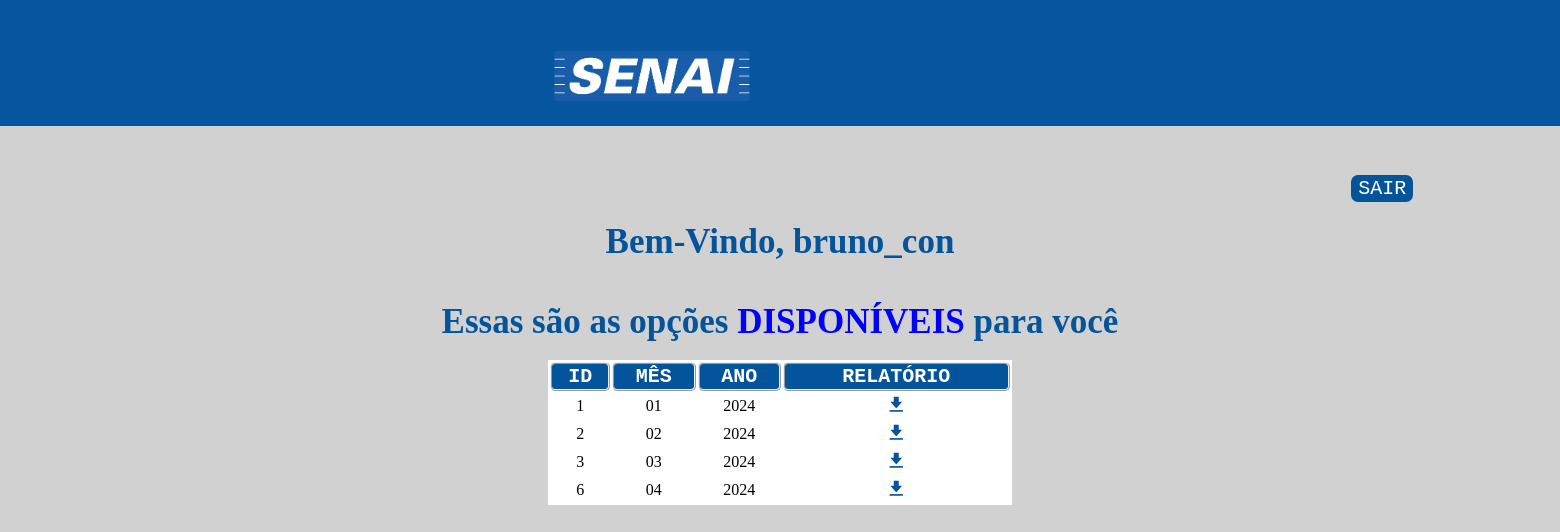
/sistema_escolar_senai/menu_empresa.php (signed in), run on the app's committed database.
### tables this page shows
CREATE TABLE `relatorios` (
  `id` int(11) NOT NULL,
  `mes` varchar(15) NOT NULL,
  `ano` int(11) NOT NULL,
  `local_arquivo` varchar(200) NOT NULL,
  `empresas_cnpj` varchar(25) NOT NULL
);

### sistema_escolar_senai/menu_empresa.php (the view, shortened to what this page needs)
<?php
    if(isset($_SESSION['login_empresa']) && $_SESSION['login_empresa'] === TRUE){
?>
        <!DOCTYPE html>
        <html lang="pt-br">
        <head>
            <link rel="stylesheet" href="Pasta_css/menu_empresa.css">
            <link href='https://unpkg.com/boxicons@2.1.4/css/boxicons.min.css' rel='stylesheet'>
        </head>
        <body>
            <div class="topo">
                <div class="tarja">
                    <img src="Imagens/tarja.jpg" alt="error" width="100%" height="150px">
                </div>
                <div class="logo">
                    <img src="Imagens/nav.jpg" alt="error" width="100%" height="200px">
                </div>
            </div>
            <div class="sair">
                    <a href="index.php" onclick="return confirm('Tem certeza que deseja SAIR?')">
                        <button>SAIR</button>
                    </a>
                </div>
            <div class="bv">
                <?php
                    require_once 'cookie.php';
                ?>
            </div>
            <br>
            <center>
                <table>
                    <thead>
                        <tr>
                        <th scope="col">ID</th>
                        <th scope="col">MÊS</th>
                        <th scope="col">ANO</th>
                        <th scope="col">RELATÓRIO</th>
                        </tr>
                    </thead>
                <?php
                    require_once 'connect.php';
                    $sql_query = "SELECT * FROM relatorios WHERE empresas_cnpj = '" . $_COOKIE['cnpj'] . "'";
                    if ($result = $conn ->query($sql_query)) {
                        while ($row = $result->fetch_assoc()) {
                            $id = $row['id'];
                            $mes = $row['mes'];
                            $ano = $row['ano'];
                            $local_arquivo = $row['local_arquivo']
                ?>
                    <tr class="trow">
                        <td><?php echo $id; ?></td>
                        <td><?php echo $mes; ?></td>
                        <td><?php echo $ano; ?></td>
                        <td class="baixar"><a href="<?php echo $local_arquivo; ?>" style="text-decoration: none; color: #04549c;" download><i class='bx bxs-download'></i></a></td>
                    </tr>
                    <?php
                            }
                        }
                    ?>
                </table>
            </center>
        </body>
        </html>
<?php
    }else{
        header("location:index.php");
}
?>

### sistema_escolar_senai/Pasta_css/menu_empresa.css (style rules this page uses)
body { background: rgb(209, 209, 209); }
.topo { display: flex; width: 55%; margin-top: -1%; }
.logo { margin-top: -2%; margin-left: -165%; margin-right: 0%; }
.tarja { margin-top: -2%; margin-left: -16.90%; margin-right: 0%; }
.sair button { background-color: #04549c; color: white; font-size: 20px; font-family:monospace; padding: 2px 1px 2px 1px; margin-left: 87%; margin-top: -1%; width: 4%; border-radius: 7px; outline: none; border: none; cursor: pointer; }
.bv { margin-top: 20px; text-align: center; color: #04549c; font-size: 35px; font-weight: 900; }
table { background-color: rgb(255, 255, 255); text-align: center; height: 100%; width: 30%; }
th { background-color: #04549c; font-family:monospace; font-size: 20px; color: white; border-style: ridge; border-width: 2px; border-radius: 5px; }
td { text-align: center; width: -10%; }
.baixar { font-family:'Franklin Gothic Medium', 'Arial Narrow', Arial, sans-serif ; font-size: 20px; }

### data on the page
relatorios: id "1", mes "01", ano "2024"
relatorios: id "2", mes "02", ano "2024"
relatorios: id "3", mes "03", ano "2024"
relatorios: id "6", mes "04", ano "2024"

### other printed values
$usuario_cookie "bruno_con"
